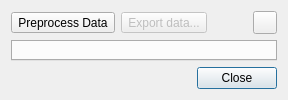
<?xml version="1.0" encoding="UTF-8"?>
<ui version="4.0">
 <author>Anton Rau</author>
 <class>IntelliCageDialog</class>
 <widget class="QDialog" name="IntelliCageDialog">
  <property name="windowTitle">
   <string>IntelliCage</string>
  </property>
  <layout class="QVBoxLayout" name="verticalLayout">
   <item>
    <layout class="QHBoxLayout" name="toolbarLayout">
     <item>
      <widget class="QToolButton" name="toolButtonPreprocess">
       <property name="text">
        <string>Preprocess Data</string>
       </property>
       <property name="icon">
        <iconset resource="../../../../resources/resources.qrc">
         <normaloff>:/icons/preprocess.png</normaloff>:/icons/preprocess.png</iconset>
       </property>
       <property name="toolButtonStyle">
        <enum>Qt::ToolButtonStyle::ToolButtonTextBesideIcon</enum>
       </property>
      </widget>
     </item>
     <item>
      <widget class="QToolButton" name="toolButtonExport">
       <property name="enabled">
        <bool>false</bool>
       </property>
       <property name="text">
        <string>Export data...</string>
       </property>
       <property name="icon">
        <iconset resource="../../../../resources/resources.qrc">
         <normaloff>:/icons/icons8-export-16.png</normaloff>:/icons/icons8-export-16.png</iconset>
       </property>
       <property name="toolButtonStyle">
        <enum>Qt::ToolButtonStyle::ToolButtonTextBesideIcon</enum>
       </property>
      </widget>
     </item>
     <item>
      <spacer name="horizontalSpacer">
       <property name="orientation">
        <enum>Qt::Orientation::Horizontal</enum>
       </property>
       <property name="sizeHint" stdset="0">
        <size>
         <width>40</width>
         <height>20</height>
        </size>
       </property>
      </spacer>
     </item>
     <item>
      <widget class="QToolButton" name="toolButtonHelp">
       <property name="icon">
        <iconset resource="../../../../resources/resources.qrc">
         <normaloff>:/icons/icons8-help-16.png</normaloff>:/icons/icons8-help-16.png</iconset>
       </property>
      </widget>
     </item>
    </layout>
   </item>
   <item>
    <widget class="QTabWidget" name="tabWidget">
     <property name="currentIndex">
      <number>-1</number>
     </property>
    </widget>
   </item>
   <item>
    <widget class="QDialogButtonBox" name="buttonBox">
     <property name="orientation">
      <enum>Qt::Orientation::Horizontal</enum>
     </property>
     <property name="standardButtons">
      <set>QDialogButtonBox::StandardButton::Close</set>
     </property>
    </widget>
   </item>
  </layout>
 </widget>
 <resources>
  <include location="../../../../resources/resources.qrc"/>
 </resources>
 <connections>
  <connection>
   <sender>buttonBox</sender>
   <signal>accepted()</signal>
   <receiver>IntelliCageDialog</receiver>
   <slot>accept()</slot>
   <hints>
    <hint type="sourcelabel">
     <x>248</x>
     <y>254</y>
    </hint>
    <hint type="destinationlabel">
     <x>157</x>
     <y>274</y>
    </hint>
   </hints>
  </connection>
  <connection>
   <sender>buttonBox</sender>
   <signal>rejected()</signal>
   <receiver>IntelliCageDialog</receiver>
   <slot>reject()</slot>
   <hints>
    <hint type="sourcelabel">
     <x>316</x>
     <y>260</y>
    </hint>
    <hint type="destinationlabel">
     <x>286</x>
     <y>274</y>
    </hint>
   </hints>
  </connection>
 </connections>
</ui>
